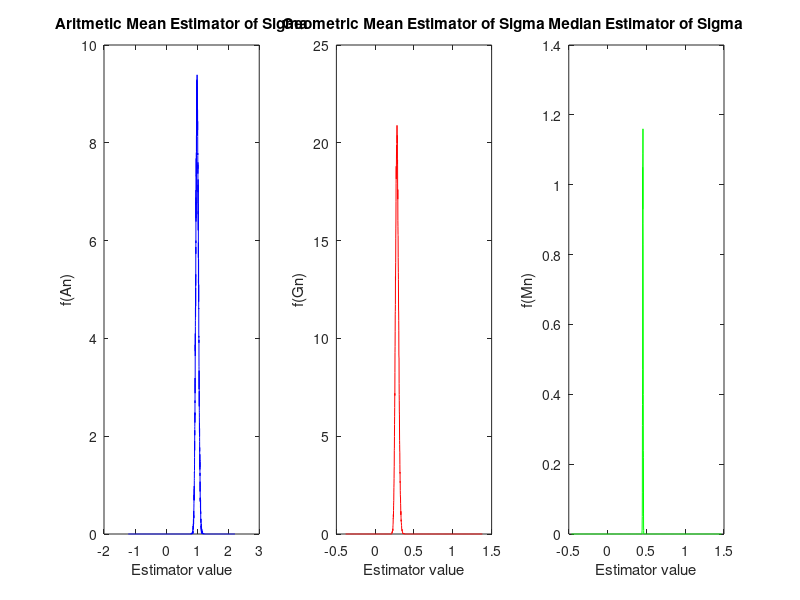

This figure's MATLAB source:
%David Jacob
%John Shaver
%ECE 345
%Project 3
%Part 2, b

clc 
clear all

size = 100000;
n = 1000;
v = normrnd(0,1,size, n);

An = mean(v.^2, 2);
Gn = geomean(v.^2,2);
Md = median(v.^2);

x1 = (-(max(An))):0.001:(max(An)+1);
[normdist1,x1] = hist(An, x1);
normdist1=normdist1/.001/size;

x2 = (-(max(Gn))):0.001:(max(Gn)+1);
[normdist2,x2] = hist(Gn, x2);
normdist2=normdist2/.001/size;

x3 = (-(max(Md))):0.001:(max(Md)+1);
[normdist3,x3] = hist(Md, x3);
normdist3=normdist3/.001/size;

 figure(1)
    subplot(1,3,1)
    plot(x1,normdist1,'-b')
    title('Aritmetic Mean Estimator of Sigma')
    xlabel('Estimator value')
    ylabel('f(An)')
    
    subplot(1,3,2)
    plot(x2,normdist2,'-r')
    title('Geometric Mean Estimator of Sigma')
    xlabel('Estimator value')
    ylabel('f(Gn)')
    
    subplot(1,3,3)
    plot(x3,normdist3,'-g')
    title('Median Estimator of Sigma')
    xlabel('Estimator value')
    ylabel('f(Mn)')
